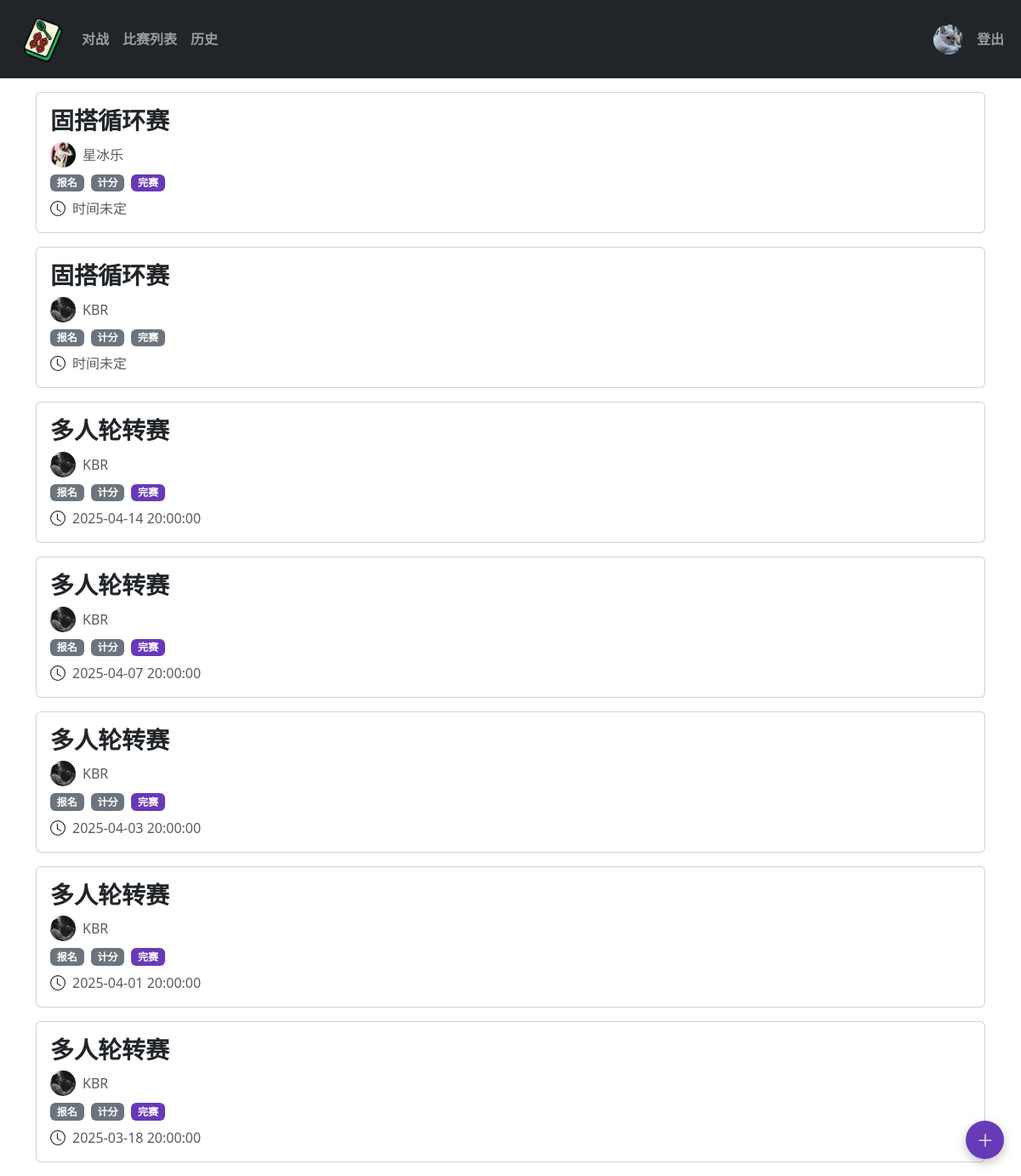
Page /gamelist (signed in) on the committed database.
### app/models.py (models this page shows, shortened)
class Users(UserMixin, db.Model):
    id = db.Column(db.Integer, unique=True, primary_key=True)
    username = db.Column(db.String(80),  nullable=False)
    gender = db.Column(db.Enum(Gender), nullable=False)
    password = db.Column(db.String(256), nullable=False)
    avatar = db.Column(db.String(120))  # 存储头像文件名

class Games(db.Model):
    id = db.Column(db.Integer, unique=True, primary_key=True)
    creator_id = db.Column(db.Integer,nullable=False)
    game_type = db.Column(db.String(20), nullable=False)
    timestamp = db.Column(db.DateTime, nullable=True)
    location = db.Column(db.String(50), default = "")
    status = db.Column(db.Enum(GameStatus), default = GameStatus.READY)
    title = db.Column(db.String(50), default = "")
    rule = db.Column(db.String(100), default = "")
    signup_data = db.Column(db.JSON, default=list)
    updated_at = db.Column(db.DateTime(timezone=True), nullable=False, default=lambda:datetime.now(timezone.utc), onupdate=lambda:datetime.now(timezone.utc))

### app/route.py (the view)
@app.route("/gamelist")
@login_required
def gamelist():
    games = []
    for game in Games.query.order_by(desc(Games.id)).all():
        user = Users.query.filter_by(id=game.creator_id).first()
        game_type = ""
        idx = int(game.game_type.split("-")[1]) - 1
        if game.game_type.split("-")[0] == "double":
            game_type = double_event_list[idx]["title"]
        if game.game_type.split("-")[0] == "single":
            game_type = single_event_list[idx]["title"]
        if game.game_type.split("-")[0] == "team":
            game_type = team_event_list[idx]["title"]
        games.append({
            "game_id": game.id,
            "gametype":game_type,
            "gametime":game.timestamp,
            "admin_name": user.username,
            "admin_avatar": user.avatar,
            "status": game.status,
            "gametitle": game.title
        })
    if(len(games) == 0):
        session["game_id"] = -1
        session.pop('game_config', None)
    return render_template("gamelist.html",games=games)

### app/models.py (called while the page is built)
@login.user_loader
def load_user(user_id):
    return Users.query.filter_by(id=user_id).first()

### app/templates/gamelist.html (shortened to what this page needs)
{% extends "base.html" %}
{% block app_content %}
{%if games|length == 0 %}
<div class="w-100 d-flex justify-content-center align-items-center"
     style="height:70vh; background-color:white; color:rgb(196, 176, 233);">
  <h5 class="m-0 text-center text-md-start">
    暂无比赛
  </h5>
</div>
{% else %}
    {% for game in games%}
    <div class="card gamecard" data-game-id="{{ game['game_id'] }}">
        <div class="card-body">
          {% if game.gametitle %}
          <h3 class="card-title fw-bold">{{game.gametitle}}</h3>
          {% else %}
            <h3 class="card-title fw-bold" id="participantCount">{{game.gametype}}</h3>
          {% endif %}
          <div class="d-flex align-items-center gap-2 mt-2">
            <img src="{{ url_for('static', filename='uploads/avatars/' + game["admin_avatar"]) }}"
            width="30" height="30"
            class="avatar rounded-circle align-self-center align-middle"
            alt="用户头像">
            <p class="mb-0 text-muted">{{game["admin_name"]}}</p>
          </div>
          <div class="d-flex gap-2 mt-2">
            <span class="badge {{ 'badge-custom-purple' if game.status.name == 'READY' else 'bg-secondary' }}">报名</span>
            <span class="badge {{ 'badge-custom-purple' if game.status.name == 'ING' else 'bg-secondary' }}">计分</span>
            <span class="badge {{ 'badge-custom-purple' if game.status.name == 'DONE' else 'bg-secondary' }}">完赛</span>
        </div>
          <div class="d-flex align-items-center gap-2 mt-2">
            <svg xmlns="http://www.w3.org/2000/svg" width="18" height="18" fill="currentColor" class="bi bi-clock" viewBox="0 0 16 16">
                <path d="M8 3.5a.5.5 0 0 0-1 0V9a.5.5 0 0 0 .252.434l3.5 2a.5.5 0 0 0 .496-.868L8 8.71z"/>
                <path d="M8 16A8 8 0 1 0 8 0a8 8 0 0 0 0 16m7-8A7 7 0 1 1 1 8a7 7 0 0 1 14 0"/>
              </svg>
            {% if game["gametime"] %}
              <p class="mb-0 text-muted">{{game["gametime"]}}</p>
            {% else %}
            <p class="mb-0 text-muted">时间未定</p>
            {% endif %}
          </div>
        </div>
      </div>
    {% endfor %}
{% endif %}
<div class="floating-btn" onclick="showGameCreationModal()">
  <svg xmlns="http://www.w3.org/2000/svg" width="20" height="20" fill="currentColor" class="bi bi-plus-lg" viewBox="0 0 16 16">
    <path fill-rule="evenodd" d="M8 2a.5.5 0 0 1 .5.5v5h5a.5.5 0 0 1 0 1h-5v5a.5.5 0 0 1-1 0v-5h-5a.5.5 0 0 1 0-1h5v-5A.5.5 0 0 1 8 2"/>
  </svg>
</div>
{% endblock%}

### app/templates/navbar.html (shortened to what this page needs)
<nav class="navbar navbar-expand-sm navbar-dark bg-dark">
  <div class="container-fluid">
    <div class="d-flex justify-content-between w-100">
      <div class="d-flex align-items-center">
        <ul class="navbar-nav flex-row align-items-center">
          <li class="nav-item">
            <a class="nav-link" href="{{url_for('hello_world')}}">
              <img src="{{ url_for('static', filename='images/111.png') }}" alt="" width="60" height="60">
            </a>
          </li>
          <li class="nav-item">
            <a class="nav-link fw-bold" href="{{url_for('gamemenu')}}">对战</a>
          </li>
          <li class="nav-item">
            <a class="nav-link fw-bold" href="{{url_for('gamelist')}}">比赛列表</a>
          </li>
          <li class="nav-item">
            <a class="nav-link fw-bold" href="{{url_for('history')}}">历史</a>
          </li>
        </ul>
      </div>
      <div class="d-flex align-items-center">
          <ul class="navbar-nav flex-row">
            {% if not current_user.is_authenticated %}
              <li class="nav-item">
                <a class="nav-link fw-bold" href="{{url_for('login')}}">登录</a>
              </li>
              {% else %}
              <li class="nav-item align-self-center">
                <a class="nav-link align-self-center align-middle" href="#">
                  <img src="{{ url_for('static', filename='uploads/avatars/' + current_user.avatar) }}"
                  width="35" height="35"
                  class="avatar rounded-circle "
                  alt="用户头像">
                </a>
              </li>
              <li class="nav-item align-self-center">
                <a class="nav-link fw-bold" href="{{url_for('logout')}}">登出</a>
              </li>
              {% endif %}
          </ul>
      </div>
    </div>
  </div>
</nav>

### app/templates/gamelist.html (style rules this page uses)
.gamecard { margin-bottom:1.0rem; }
.badge-custom-purple { background-color: #673AB7 !important; color: white !important; }
.floating-btn { position: fixed; bottom: 20px; right: 20px; width: 45px; height: 45px; border-radius: 50%; background: #673AB7; color: white; cursor: pointer; box-shadow: 0 4px 12px rgba(0,0,0,0.25); display: flex; align-items: center; justify-content: center; transition: transform 0.2s; z-index: 1000; }

### rows in the picture
Users: avatar (picture)
Users: gametype "固搭循环赛", avatar (picture), admin_name "星冰乐", shows "时间未定"
Users: gametype "固搭循环赛", avatar (picture), admin_name "KBR", shows "时间未定", gametype "多人轮转赛", gametime "2025-04-14 20:00:00", gametime "2025-04-07 20:00:00", gametime "2025-04-03 20:00:00", gametime "2025-04-01 20:00:00", gametime "2025-03-18 20:00:00"
